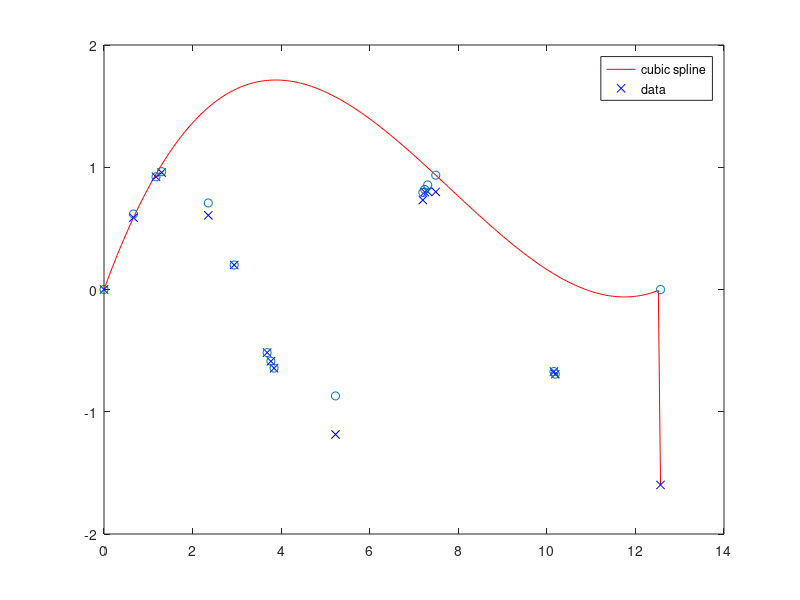

MATLAB code for this plot:
%Suppose we want to interpolate some smooth data

range(6), 
x = (4*pi)*[0 1 rand(1,15)]; 
y = sin(x);
%You can use the cubic spline interpolant obtained by

cs = csapi(x,y);
% plot the spline, along with the data, with the following code

fnplt(cs);
hold on
plot(x,y,'o')
legend('cubic spline','data')
hold off